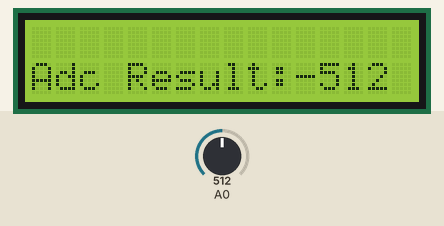
The sketch below on a simulated Arduino Uno, built with avr-gcc and run on an emulated ATmega328P. On the bench: 16×2 character LCD. The test bench sets the inputs (shaded band); at power-on: A0 = 512.

Above: at 1.2 s.
1.3 s: A0 set to 716
At 2.0 s:
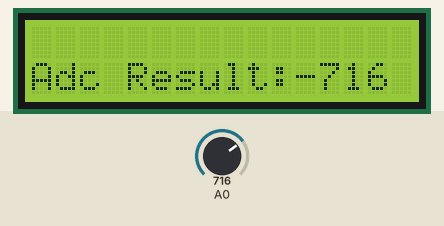
2.8 s: A0 set to 900
At 3.1 s:
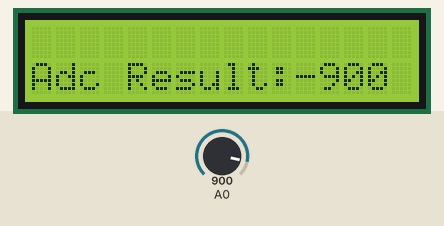
4.3 s: A0 set to 1023
At 5.4 s:
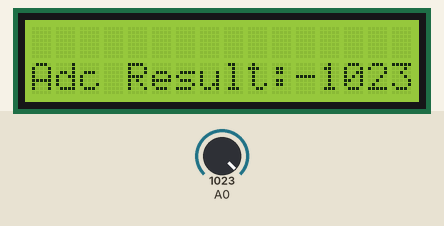
Timing chart, 0 to 7.3 s (numbered marks = the images above; inputs shaded):
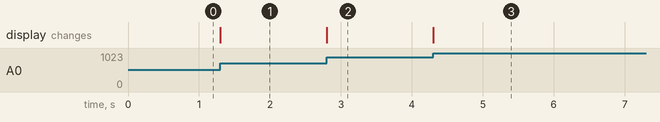

The sketch:

Adc.ino
```cpp
#include<LiquidCrystal.h>
LiquidCrystal lcd(8,9,10,11,12,13);
char adcshow[5];
void setup()
{
	lcd.begin(16,2);
}
void loop()
{
	lcd.setCursor(0,1);
	lcd.print("Adc Result:-");
	String adcvalue=String(analogRead(A0));
	adcvalue.toCharArray(adcshow,5);
	lcd.print(adcshow);
	lcd.print("");
	lcd.setCursor(0,0);
}
```

Measured:
- after the input at 1.3 s, the display: changes at once (image 1)
- after the input at 2.8 s, the display: changes at once (image 2)
- after the input at 4.3 s, the display: changes at once (image 3)
